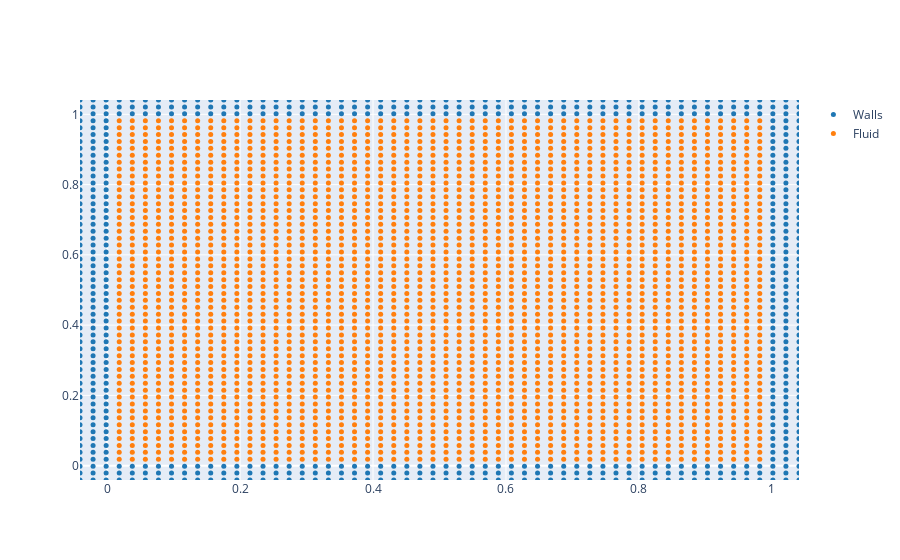

Here is the notebook cell this chart was saved with:
### Code cell
model.domain

### Figure 1 — Plotly figure (JSON) as saved in the notebook; plotly's stock layout.template omitted (floating-point values rounded to 4 significant figures; data arrays with more than 128 entries replaced by an {"elided": "..."} marker saying what was removed)
{"data": [{"marker": {"color": "#1f77b4", "size": 5}, "mode": "markers", "name": "Walls", "type": "scatter", "x": {"elided": "636 float values"}, "y": {"elided": "636 float values"}}, {"marker": {"color": "#ff7f0e", "size": 5}, "mode": "markers", "name": "Fluid", "type": "scatter", "x": {"elided": "2500 float values"}, "y": {"elided": "2500 float values"}}], "layout": {"scene": {"aspectmode": "data"}, "xaxis": {"range": [-0.04082, 1.041]}, "yaxis": {"range": [-0.04082, 1.041]}}}
